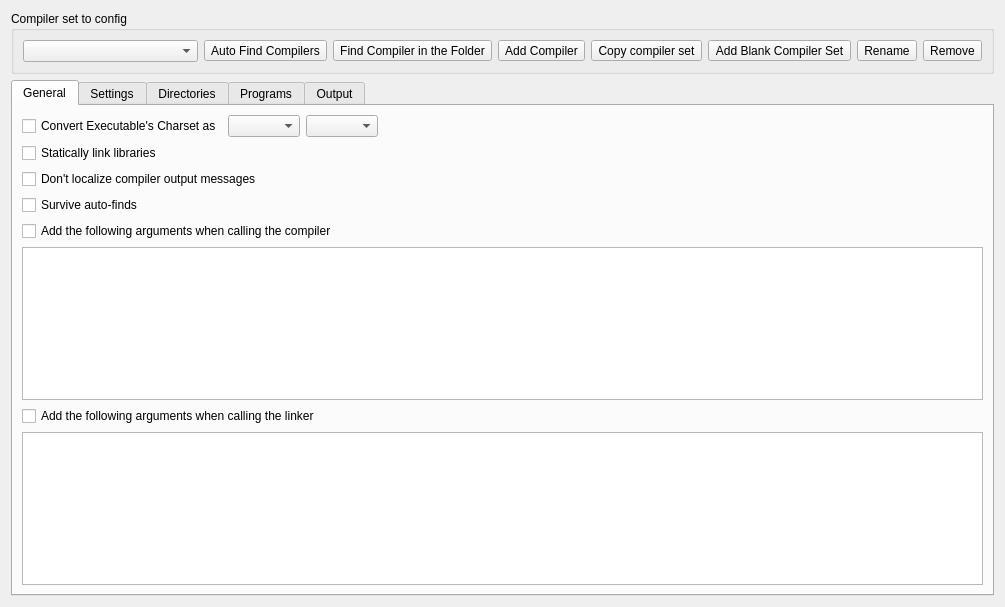
<?xml version="1.0" encoding="UTF-8"?>
<ui version="4.0">
 <class>CompilerSetOptionWidget</class>
 <widget class="QWidget" name="CompilerSetOptionWidget">
  <property name="geometry">
   <rect>
    <x>0</x>
    <y>0</y>
    <width>1005</width>
    <height>607</height>
   </rect>
  </property>
  <property name="windowTitle">
   <string>Form</string>
  </property>
  <layout class="QVBoxLayout" name="verticalLayout">
   <item>
    <widget class="QGroupBox" name="groupBox">
     <property name="title">
      <string>Compiler set to config</string>
     </property>
     <property name="flat">
      <bool>false</bool>
     </property>
     <property name="checkable">
      <bool>false</bool>
     </property>
     <layout class="QHBoxLayout" name="horizontalLayout">
      <item>
       <widget class="QComboBox" name="cbCompilerSet"/>
      </item>
      <item>
       <widget class="QToolButton" name="btnFindCompilers">
        <property name="toolTip">
         <string>Auto Find Compilers</string>
        </property>
        <property name="text">
         <string>Auto Find Compilers</string>
        </property>
       </widget>
      </item>
      <item>
       <widget class="QToolButton" name="btnAddCompilerSetByFolder">
        <property name="toolTip">
         <string>Find Compiler in the Folder</string>
        </property>
        <property name="text">
         <string>Find Compiler in the Folder</string>
        </property>
       </widget>
      </item>
      <item>
       <widget class="QToolButton" name="btnAddCompilerSetByFile">
        <property name="toolTip">
         <string>Specify the compiler executable file</string>
        </property>
        <property name="text">
         <string>Add Compiler</string>
        </property>
       </widget>
      </item>
      <item>
       <widget class="QToolButton" name="btnCopyCompilerSet">
        <property name="toolTip">
         <string>Copy current compiler set</string>
        </property>
        <property name="text">
         <string>Copy compiler set</string>
        </property>
       </widget>
      </item>
      <item>
       <widget class="QToolButton" name="btnAddBlankCompilerSet">
        <property name="toolTip">
         <string>Add Blank Compiler Set</string>
        </property>
        <property name="text">
         <string>Add Blank Compiler Set</string>
        </property>
       </widget>
      </item>
      <item>
       <widget class="QToolButton" name="btnRenameCompilerSet">
        <property name="toolTip">
         <string>Rename</string>
        </property>
        <property name="text">
         <string>Rename</string>
        </property>
       </widget>
      </item>
      <item>
       <widget class="QToolButton" name="btnRemoveCompilerSet">
        <property name="toolTip">
         <string>Remove</string>
        </property>
        <property name="text">
         <string>Remove</string>
        </property>
       </widget>
      </item>
     </layout>
    </widget>
   </item>
   <item>
    <widget class="QTabWidget" name="settingTabs">
     <property name="currentIndex">
      <number>0</number>
     </property>
     <property name="movable">
      <bool>false</bool>
     </property>
     <widget class="QWidget" name="tabGeneral">
      <attribute name="title">
       <string>General</string>
      </attribute>
      <layout class="QVBoxLayout" name="verticalLayout_2">
       <item>
        <widget class="QWidget" name="panelCharset" native="true">
         <layout class="QHBoxLayout" name="horizontalLayout_4">
          <property name="leftMargin">
           <number>0</number>
          </property>
          <property name="topMargin">
           <number>0</number>
          </property>
          <property name="rightMargin">
           <number>0</number>
          </property>
          <property name="bottomMargin">
           <number>0</number>
          </property>
          <item>
           <widget class="QCheckBox" name="chkAutoAddCharset">
            <property name="text">
             <string>Convert Executable's Charset as</string>
            </property>
           </widget>
          </item>
          <item>
           <widget class="QComboBox" name="cbEncoding"/>
          </item>
          <item>
           <widget class="QComboBox" name="cbEncodingDetails"/>
          </item>
          <item>
           <spacer name="horizontalSpacer_2">
            <property name="orientation">
             <enum>Qt::Horizontal</enum>
            </property>
            <property name="sizeHint" stdset="0">
             <size>
              <width>40</width>
              <height>20</height>
             </size>
            </property>
           </spacer>
          </item>
         </layout>
        </widget>
       </item>
       <item>
        <widget class="QCheckBox" name="chkStaticLink">
         <property name="text">
          <string>Statically link libraries</string>
         </property>
        </widget>
       </item>
       <item>
        <widget class="QCheckBox" name="chkForceEnglishOutput">
         <property name="text">
          <string>Don't localize compiler output messages</string>
         </property>
        </widget>
       </item>
       <item>
        <widget class="QCheckBox" name="chkPersistInAutoFind">
         <property name="text">
          <string>Survive auto-finds</string>
         </property>
        </widget>
       </item>
       <item>
        <widget class="QCheckBox" name="chkUseCustomCompilerParams">
         <property name="text">
          <string>Add the following arguments when calling the compiler</string>
         </property>
        </widget>
       </item>
       <item>
        <widget class="QPlainTextEdit" name="txtCustomCompileParams"/>
       </item>
       <item>
        <widget class="QCheckBox" name="chkUseCustomLinkParams">
         <property name="text">
          <string>Add the following arguments when calling the linker</string>
         </property>
        </widget>
       </item>
       <item>
        <widget class="QPlainTextEdit" name="txtCustomLinkParams"/>
       </item>
      </layout>
     </widget>
     <widget class="QWidget" name="tabSettings">
      <attribute name="title">
       <string>Settings</string>
      </attribute>
      <layout class="QHBoxLayout" name="horizontalLayout_3">
       <property name="leftMargin">
        <number>2</number>
       </property>
       <property name="topMargin">
        <number>2</number>
       </property>
       <property name="rightMargin">
        <number>2</number>
       </property>
       <property name="bottomMargin">
        <number>2</number>
       </property>
       <item>
        <widget class="CompileArgumentsWidget" name="optionTabs">
         <property name="documentMode">
          <bool>true</bool>
         </property>
        </widget>
       </item>
      </layout>
     </widget>
     <widget class="QWidget" name="tabDirectories">
      <attribute name="title">
       <string>Directories</string>
      </attribute>
      <layout class="QHBoxLayout" name="horizontalLayout_2">
       <property name="leftMargin">
        <number>2</number>
       </property>
       <property name="topMargin">
        <number>2</number>
       </property>
       <property name="rightMargin">
        <number>2</number>
       </property>
       <property name="bottomMargin">
        <number>2</number>
       </property>
       <item>
        <widget class="QTabWidget" name="dirTabs">
         <property name="currentIndex">
          <number>-1</number>
         </property>
         <property name="documentMode">
          <bool>true</bool>
         </property>
        </widget>
       </item>
      </layout>
     </widget>
     <widget class="QWidget" name="tabPrograms">
      <attribute name="title">
       <string>Programs</string>
      </attribute>
      <layout class="QVBoxLayout" name="verticalLayout_3">
       <item>
        <widget class="QFrame" name="frame">
         <property name="frameShape">
          <enum>QFrame::StyledPanel</enum>
         </property>
         <property name="frameShadow">
          <enum>QFrame::Raised</enum>
         </property>
         <layout class="QGridLayout" name="gridLayout">
          <item row="3" column="2">
           <widget class="QToolButton" name="btnChooseGDB">
            <property name="toolTip">
             <string>Choose Debugger</string>
            </property>
            <property name="text">
             <string>...</string>
            </property>
           </widget>
          </item>
          <item row="4" column="2">
           <widget class="QToolButton" name="btnChooseGDBServer">
            <property name="text">
             <string>...</string>
            </property>
           </widget>
          </item>
          <item row="5" column="0">
           <widget class="QLabel" name="label_6">
            <property name="text">
             <string>Resource Compiler（windres)</string>
            </property>
           </widget>
          </item>
          <item row="4" column="1">
           <widget class="QLineEdit" name="txtGDBServer"/>
          </item>
          <item row="1" column="1">
           <widget class="QLineEdit" name="txtCppCompiler"/>
          </item>
          <item row="2" column="2">
           <widget class="QToolButton" name="btnChooseMake">
            <property name="toolTip">
             <string>Choose make</string>
            </property>
            <property name="text">
             <string>...</string>
            </property>
           </widget>
          </item>
          <item row="0" column="0">
           <widget class="QLabel" name="label_2">
            <property name="text">
             <string>C Compiler(gcc)</string>
            </property>
           </widget>
          </item>
          <item row="2" column="0">
           <widget class="QLabel" name="label_4">
            <property name="text">
             <string>make</string>
            </property>
           </widget>
          </item>
          <item row="5" column="1">
           <widget class="QLineEdit" name="txtResourceCompiler"/>
          </item>
          <item row="1" column="2">
           <widget class="QToolButton" name="btnChooseCppCompiler">
            <property name="toolTip">
             <string>Choose C++ Compiler</string>
            </property>
            <property name="text">
             <string>...</string>
            </property>
           </widget>
          </item>
          <item row="0" column="2">
           <widget class="QToolButton" name="btnChooseCCompiler">
            <property name="toolTip">
             <string>Choose C Compiler</string>
            </property>
            <property name="text">
             <string>...</string>
            </property>
           </widget>
          </item>
          <item row="0" column="1">
           <widget class="QLineEdit" name="txtCCompiler"/>
          </item>
          <item row="4" column="0">
           <widget class="QLabel" name="label_8">
            <property name="text">
             <string>gdb server</string>
            </property>
           </widget>
          </item>
          <item row="2" column="1">
           <widget class="QLineEdit" name="txtMake"/>
          </item>
          <item row="3" column="1">
           <widget class="QLineEdit" name="txtDebugger"/>
          </item>
          <item row="5" column="2">
           <widget class="QToolButton" name="btnChooseResourceCompiler">
            <property name="toolTip">
             <string>Choose Resource Compiler</string>
            </property>
            <property name="text">
             <string>...</string>
            </property>
           </widget>
          </item>
          <item row="1" column="0">
           <widget class="QLabel" name="label_3">
            <property name="text">
             <string>C++ Compiler(g++)</string>
            </property>
           </widget>
          </item>
          <item row="3" column="0">
           <widget class="QLabel" name="label_5">
            <property name="text">
             <string>gdb</string>
            </property>
           </widget>
          </item>
         </layout>
        </widget>
       </item>
       <item>
        <spacer name="verticalSpacer">
         <property name="orientation">
          <enum>Qt::Vertical</enum>
         </property>
         <property name="sizeHint" stdset="0">
          <size>
           <width>20</width>
           <height>40</height>
          </size>
         </property>
        </spacer>
       </item>
      </layout>
     </widget>
     <widget class="QWidget" name="tabOutput">
      <attribute name="title">
       <string>Output</string>
      </attribute>
      <layout class="QGridLayout" name="gridLayout_2">
       <item row="4" column="1">
        <widget class="QComboBox" name="cbBinarySuffix"/>
       </item>
       <item row="4" column="0">
        <widget class="QLabel" name="lbBinarySuffix">
         <property name="text">
          <string>Binary suffix</string>
         </property>
        </widget>
       </item>
       <item row="0" column="1">
        <widget class="QLineEdit" name="txtPreprocessingSuffix"/>
       </item>
       <item row="3" column="0">
        <widget class="QLabel" name="lbExecSuffix">
         <property name="text">
          <string>Executable suffix</string>
         </property>
        </widget>
       </item>
       <item row="3" column="1">
        <widget class="QLineEdit" name="txtExecutableSuffix"/>
       </item>
       <item row="1" column="1">
        <widget class="QLineEdit" name="txtCompilationSuffix"/>
       </item>
       <item row="0" column="2">
        <spacer name="horizontalSpacer">
         <property name="orientation">
          <enum>Qt::Horizontal</enum>
         </property>
         <property name="sizeHint" stdset="0">
          <size>
           <width>40</width>
           <height>20</height>
          </size>
         </property>
        </spacer>
       </item>
       <item row="5" column="0">
        <spacer name="verticalSpacer_2">
         <property name="orientation">
          <enum>Qt::Vertical</enum>
         </property>
         <property name="sizeHint" stdset="0">
          <size>
           <width>20</width>
           <height>40</height>
          </size>
         </property>
        </spacer>
       </item>
       <item row="0" column="0">
        <widget class="QLabel" name="lbPreprocessingSuffix">
         <property name="text">
          <string>Preprocessing output suffix</string>
         </property>
        </widget>
       </item>
       <item row="1" column="0">
        <widget class="QLabel" name="lbCompilingSuffix">
         <property name="text">
          <string>Compiling output suffix</string>
         </property>
        </widget>
       </item>
      </layout>
     </widget>
    </widget>
   </item>
  </layout>
 </widget>
 <customwidgets>
  <customwidget>
   <class>CompileArgumentsWidget</class>
   <extends>QTabWidget</extends>
   <header location="global">src/widgets/compileargumentswidget.h</header>
   <container>1</container>
  </customwidget>
 </customwidgets>
 <tabstops>
  <tabstop>cbCompilerSet</tabstop>
  <tabstop>btnFindCompilers</tabstop>
  <tabstop>btnAddCompilerSetByFolder</tabstop>
  <tabstop>btnAddCompilerSetByFile</tabstop>
  <tabstop>btnAddBlankCompilerSet</tabstop>
  <tabstop>btnRenameCompilerSet</tabstop>
  <tabstop>btnRemoveCompilerSet</tabstop>
  <tabstop>settingTabs</tabstop>
  <tabstop>chkAutoAddCharset</tabstop>
  <tabstop>cbEncoding</tabstop>
  <tabstop>cbEncodingDetails</tabstop>
  <tabstop>chkStaticLink</tabstop>
  <tabstop>chkForceEnglishOutput</tabstop>
  <tabstop>chkPersistInAutoFind</tabstop>
  <tabstop>chkUseCustomCompilerParams</tabstop>
  <tabstop>txtCustomCompileParams</tabstop>
  <tabstop>chkUseCustomLinkParams</tabstop>
  <tabstop>txtCustomLinkParams</tabstop>
  <tabstop>optionTabs</tabstop>
  <tabstop>dirTabs</tabstop>
  <tabstop>txtCCompiler</tabstop>
  <tabstop>btnChooseCCompiler</tabstop>
  <tabstop>txtCppCompiler</tabstop>
  <tabstop>btnChooseCppCompiler</tabstop>
  <tabstop>txtMake</tabstop>
  <tabstop>btnChooseMake</tabstop>
  <tabstop>txtDebugger</tabstop>
  <tabstop>btnChooseGDB</tabstop>
  <tabstop>txtGDBServer</tabstop>
  <tabstop>btnChooseGDBServer</tabstop>
  <tabstop>txtResourceCompiler</tabstop>
  <tabstop>btnChooseResourceCompiler</tabstop>
  <tabstop>txtPreprocessingSuffix</tabstop>
  <tabstop>txtCompilationSuffix</tabstop>
  <tabstop>txtExecutableSuffix</tabstop>
  <tabstop>cbBinarySuffix</tabstop>
 </tabstops>
 <resources/>
 <connections/>
</ui>
